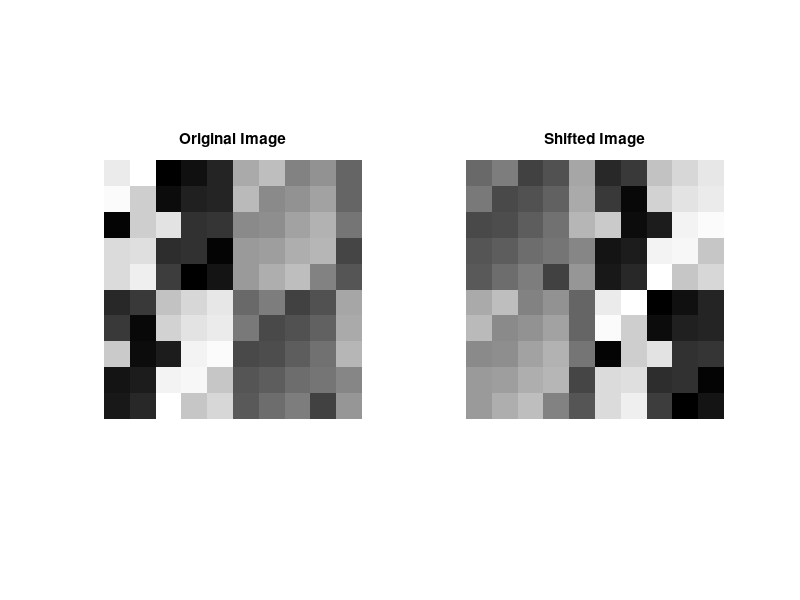

MATLAB code to generate this figure:
I = magic(10); % Sample input

[rows, cols] = size(I);
mid_row = ceil(rows / 2);
mid_col = ceil(cols / 2);

% Rearrange the image pixels to shift the center
top_left = I(mid_row+1:end, mid_col+1:end);
top_right = I(mid_row+1:end, 1:mid_col);
bottom_left = I(1:mid_row, mid_col+1:end);
bottom_right = I(1:mid_row, 1:mid_col);

shifted_image = [top_left, top_right; bottom_left, bottom_right];

% Display the original and shifted images
figure("Name","FFTShift");
subplot(1, 2, 1), imshow(I, []), title('Original Image');
subplot(1, 2, 2), imshow(shifted_image, []), title('Shifted Image');